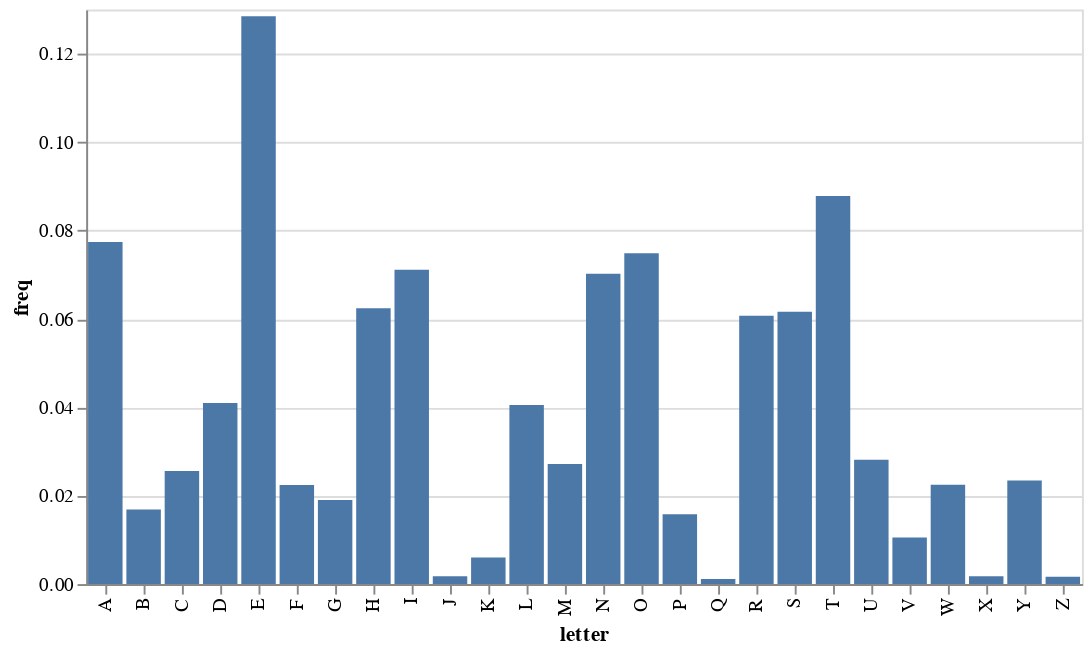

The code cell stored with this chart in its notebook:
### Code cell
freq_chart(s)

### Figure 1 — Vega-Lite specification as saved in the notebook (floating-point values rounded to 4 significant figures)
{"config": {"view": {"continuousWidth": 400, "continuousHeight": 300}}, "data": {"name": "data-a9f52eb92b5a889ac84fb65be8186000"}, "mark": "bar", "encoding": {"tooltip": [{"field": "letter", "type": "nominal"}, {"field": "freq", "type": "quantitative"}], "x": {"field": "letter", "scale": {"domain": ["A", "B", "C", "D", "E", "F", "G", "H", "I", "J", "K", "L", "M", "N", "O", "P", "Q", "R", "S", "T", "U", "V", "W", "X", "Y", "Z"]}, "type": "nominal"}, "y": {"field": "freq", "type": "quantitative"}}, "$schema": "https://vega.github.io/schema/vega-lite/v4.17.0.json", "datasets": {"data-a9f52eb92b5a889ac84fb65be8186000": [{"letter": "A", "freq": 0.07739}, {"letter": "B", "freq": 0.01685}, {"letter": "C", "freq": 0.02561}, {"letter": "D", "freq": 0.04095}, {"letter": "E", "freq": 0.1285}, {"letter": "F", "freq": 0.02243}, {"letter": "G", "freq": 0.019}, {"letter": "H", "freq": 0.06242}, {"letter": "I", "freq": 0.07111}, {"letter": "J", "freq": 0.00175}, {"letter": "K", "freq": 0.006036}, {"letter": "L", "freq": 0.04052}, {"letter": "M", "freq": 0.02716}, {"letter": "N", "freq": 0.07023}, {"letter": "O", "freq": 0.07488}, {"letter": "P", "freq": 0.0158}, {"letter": "Q", "freq": 0.001139}, {"letter": "R", "freq": 0.0607}, {"letter": "S", "freq": 0.06161}, {"letter": "T", "freq": 0.08784}, {"letter": "U", "freq": 0.02814}, {"letter": "V", "freq": 0.01056}, {"letter": "W", "freq": 0.02247}, {"letter": "X", "freq": 0.001781}, {"letter": "Y", "freq": 0.02344}, {"letter": "Z", "freq": 0.001676}]}}
